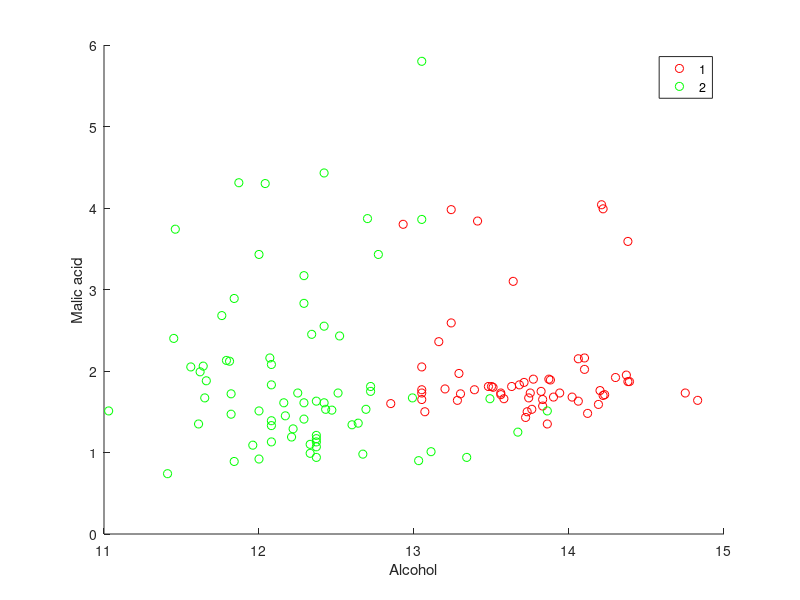
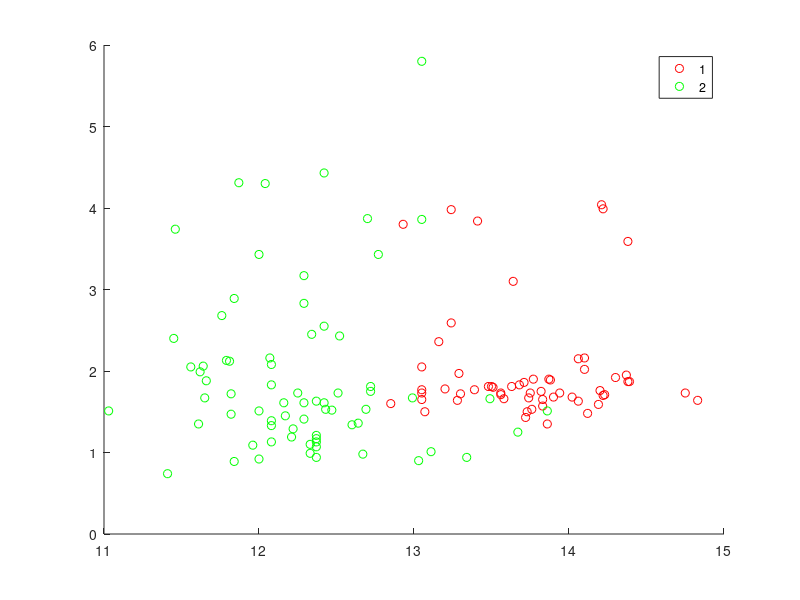

The MATLAB source for these figures, in order: (Note: this script raises an error after producing the figures.)
% SVM classifiation
load('wine.mat');
indices = 1:130;
X = wine(indices,2:3);
Y = wine(indices,1);

figure
gscatter(X(:,1), X(:,2), Y, 'rgb');
xlabel('Alcohol')
ylabel('Malic acid')


% liner SVM, C=1, soft margin
SVMModel = fitcsvm(X,Y, "BoxConstraint", 1);
svInd = SVMModel.IsSupportVector; 
h = 0.1; % Mesh grid step size
[X1,X2] = meshgrid(min(X(:,1)):h:max(X(:,1)), min(X(:,2)):h:max(X(:,2))); % calculate grid points
[~,score] = SVMModel.predict([X1(:),X2(:)]);  % calculate scores at the each grid point
scoreGrid = reshape(score(:,2),size(X1,1),size(X2,2)); 
figure
gscatter(X(:,1), X(:,2), Y, 'rg');
hold on
plot(X(svInd,1),X(svInd,2),'ko','MarkerSize',10, "LineWidth",1) % Mark support vectors
contour(X1,X2,scoreGrid); % draw contour 
contour(X1,X2,scoreGrid, [0 0],'k', "LineWidth", 1); %draw decision bounday
contour(X1,X2,scoreGrid, [1 1],'k'); %draw f(x)=1
contour(X1,X2,scoreGrid, [-1 -1],'k'); %draw f(x)=-1
colorbar;
xlabel('Alcohol')
ylabel('Malic acid')
legend(["class1", "class2", "support vectors", "contour", "decision boundary($f(x)=0$)", "$f(x)=1$", "$f(x)=-1$"], "Interpreter","latex");
hold off

% C=1000, hard margin
SVMModel = fitcsvm(X,Y, "BoxConstraint", 1000);
svInd = SVMModel.IsSupportVector; 
h = 0.1; % Mesh grid step size
[X1,X2] = meshgrid(min(X(:,1)):h:max(X(:,1)), min(X(:,2)):h:max(X(:,2))); % calculate grid points
[~,score] = SVMModel.predict([X1(:),X2(:)]);  % calculate scores at the each grid point
scoreGrid = reshape(score(:,2),size(X1,1),size(X2,2)); 
figure
gscatter(X(:,1), X(:,2), Y, 'rg');
hold on
plot(X(svInd,1),X(svInd,2),'ko','MarkerSize',10, "LineWidth",1) % Mark support vectors
contour(X1,X2,scoreGrid); % draw contour 
contour(X1,X2,scoreGrid, [0 0],'k', "LineWidth", 1); %draw decision bounday
contour(X1,X2,scoreGrid, [1 1],'k'); %draw f(x)=1
contour(X1,X2,scoreGrid, [-1 -1],'k'); %draw f(x)=-1
colorbar;
xlabel('Alcohol')
ylabel('Malic acid')
legend(["class1", "class2", "support vectors", "contour", "decision boundary($f(x)=0$)", "$f(x)=1$", "$f(x)=-1$"], "Interpreter", "latex");
hold off

% RBF kernel, non-linear
SVMModel = fitcsvm(X,Y, "BoxConstraint", 1, "KernelFunction", "gaussian");
svInd = SVMModel.IsSupportVector; 
h = 0.1; % Mesh grid step size
[X1,X2] = meshgrid(min(X(:,1)):h:max(X(:,1)), min(X(:,2)):h:max(X(:,2))); % calculate grid points
[~,score] = SVMModel.predict([X1(:),X2(:)]);  % calculate scores at the each grid point
scoreGrid = reshape(score(:,2),size(X1,1),size(X2,2)); 
figure
gscatter(X(:,1), X(:,2), Y, 'rg');
hold on
plot(X(svInd,1),X(svInd,2),'ko','MarkerSize',10, "LineWidth",1) % Mark support vectors
contour(X1,X2,scoreGrid); % draw contour 
contour(X1,X2,scoreGrid, [0 0],'k', "LineWidth", 1); %draw decision bounday
contour(X1,X2,scoreGrid, [1 1],'k'); %draw f(x)=1
contour(X1,X2,scoreGrid, [-1 -1],'k'); %draw f(x)=-1
colorbar;
xlabel('Alcohol')
ylabel('Malic acid')
legend(["class1", "class2", "support vectors", "contour", "decision boundary($f(x)=0$)", "$f(x)=1$", "$f(x)=-1$"], "Interpreter","latex");
hold off

% multi-class, not 2 class
clear;
load('wine.mat');
X = wine(:,2:3);
Y = wine(:,1);

SVMModel = fitcecoc(X, Y, 'FitPosterior',true);
SVMModel.predict(X(1,:));
gscatter(X(:,1), X(:,2), Y, 'rgb');
hold on;
h=0.1;
[X1,X2] = meshgrid(min(X(:,1)):h:max(X(:,1)), min(X(:,2)):h:max(X(:,2))); 
[~,~,~, posteriors]  = SVMModel.predict([X1(:), X2(:)]);  % calculate scores at the each grid point
scatter(X1(:), X2(:) , 20, posteriors, "filled", "MarkerFaceAlpha", 0.2);
xlabel('Alcohol')
ylabel('Malic acid')
hold off;


% reduction of dimension by PCA->SVM
x = normalize(wine(:,2:end));
y = wine(:,1);
[coeff, score, latent, ~, explained, mu] = pca(x);
score;
figure;
gscatter(score(:,1), score(:,2), y, 'rgb');
xlabel('PC1');
ylabel('PC2');

% 2 class classification
indices = 1:130;
X = score(indices,1:2);
Y = y(indices,1);

SVMModel = fitcsvm(X,Y, "BoxConstraint", 1);
svInd = SVMModel.IsSupportVector; 
h = 0.1; % Mesh grid step size
[X1,X2] = meshgrid(min(X(:,1)):h:max(X(:,1)), min(X(:,2)):h:max(X(:,2))); % calculate grid points
[~,score_] = SVMModel.predict([X1(:),X2(:)]);  % calculate scores at the each grid point
scoreGrid = reshape(score_(:,2),size(X1,1),size(X2,2)); 
figure
gscatter(X(:,1), X(:,2), Y, 'rg');
hold on
plot(X(svInd,1),X(svInd,2),'ko','MarkerSize',10, "LineWidth",1) % Mark support vectors
contour(X1,X2,scoreGrid); % draw contour 
contour(X1,X2,scoreGrid, [0 0],'k', "LineWidth", 1); %draw decision bounday
contour(X1,X2,scoreGrid, [1 1],'k'); %draw f(x)=1
contour(X1,X2,scoreGrid, [-1 -1],'k'); %draw f(x)=-1
colorbar;
xlabel('PC1')
ylabel('PC2')
legend(["class1", "class2", "support vectors", "contour", "decision boundary($f(x)=0$)", "$f(x)=1$", "$f(x)=-1$"], "Interpreter","latex");
hold off

% multi-class
X = score(:,1:2);
Y = y(:,1);
SVMModel = fitcecoc(X, Y, 'FitPosterior',true);
SVMModel.predict(X(1,:));
gscatter(X(:,1), X(:,2), Y, 'rgb');
hold on;
h=0.1;
[X1,X2] = meshgrid(min(X(:,1)):h:max(X(:,1)), min(X(:,2)):h:max(X(:,2))); 
[~,~,~, posteriors]  = SVMModel.predict([X1(:), X2(:)]);  % calculate scores at the each grid point
scatter(X1(:), X2(:) , 20, posteriors, "filled", "MarkerFaceAlpha", 0.2);
xlabel('PC1')
ylabel('PC2')


% https://www.kaggle.com/uciml/breast-cancer-wisconsin-data
% download 'data.csv' from this url 
clear;
data = readmatrix('data.csv');
data(:,3:end);
X = normalize(data(:,3:end));
s = readtable('data.csv');
Y = string(s{:,2});
[coeff, score, latent, ~, explained, mu] = pca(X);
figure;
gscatter(score(:,1), score(:,2), Y, 'rg');
xlabel('PC1');
ylabel('PC2');
hold off;

% C=1, soft margin
X = score(:,1:2);
SVMModel = fitcsvm(X,Y, "BoxConstraint", 1);
svInd = SVMModel.IsSupportVector; 
h = 0.1; % Mesh grid step size
[X1,X2] = meshgrid(min(X(:,1)):h:max(X(:,1)), min(X(:,2)):h:max(X(:,2))); % calculate grid points
[~,score] = SVMModel.predict([X1(:),X2(:)]);  % calculate scores at the each grid point
scoreGrid = reshape(score(:,2),size(X1,1),size(X2,2)); 
figure
gscatter(X(:,1), X(:,2), Y, 'rg');
hold on
plot(X(svInd,1),X(svInd,2),'ko','MarkerSize',10, "LineWidth",1) % Mark support vectors
contour(X1,X2,scoreGrid); % draw contour 
contour(X1,X2,scoreGrid, [0 0],'k', "LineWidth", 1); %draw decision bounday
contour(X1,X2,scoreGrid, [1 1],'k'); %draw f(x)=1
contour(X1,X2,scoreGrid, [-1 -1],'k'); %draw f(x)=-1
colorbar;
xlabel('PC1')
ylabel('PC2')
legend(["class1", "class2", "support vectors", "contour", "decision boundary($f(x)=0$)", "$f(x)=1$", "$f(x)=-1$"], "Interpreter","latex");
hold off

% RBF kernel, non-linear
SVMModel = fitcsvm(X,Y, "BoxConstraint", 1, "KernelFunction", "gaussian");
svInd = SVMModel.IsSupportVector; 
h = 0.1; % Mesh grid step size
[X1,X2] = meshgrid(min(X(:,1)):h:max(X(:,1)), min(X(:,2)):h:max(X(:,2))); % calculate grid points
[~,score] = SVMModel.predict([X1(:),X2(:)]);  % calculate scores at the each grid point
scoreGrid = reshape(score(:,2),size(X1,1),size(X2,2)); 
figure
gscatter(X(:,1), X(:,2), Y, 'rg');
hold on
plot(X(svInd,1),X(svInd,2),'ko','MarkerSize',10, "LineWidth",1) % Mark support vectors
contour(X1,X2,scoreGrid); % draw contour 
contour(X1,X2,scoreGrid, [0 0],'k', "LineWidth", 1); %draw decision bounday
contour(X1,X2,scoreGrid, [1 1],'k'); %draw f(x)=1
contour(X1,X2,scoreGrid, [-1 -1],'k'); %draw f(x)=-1
colorbar;
xlabel('PC1')
ylabel('PC2')
legend(["class1", "class2", "support vectors", "contour", "decision boundary($f(x)=0$)", "$f(x)=1$", "$f(x)=-1$"], "Interpreter","latex");
hold off


% hyperparameter tuning, grid-search
SVMModel = fitcsvm(X, Y, "KernelFunction", "gaussian", ...
    'OptimizeHyperparameters','auto',...
    'HyperparameterOptimizationOptions',struct('AcquisitionFunctionName',...
    'expected-improvement-plus', "Optimizer", "gridsearch"));


% plot result of grid-search
svInd = SVMModel.IsSupportVector; 
h = 0.1; % Mesh grid step size
[X1,X2] = meshgrid(min(X(:,1)):h:max(X(:,1)), min(X(:,2)):h:max(X(:,2))); % calculate grid points
[~,score] = SVMModel.predict([X1(:),X2(:)]);  % calculate scores at the each grid point
scoreGrid = reshape(score(:,2),size(X1,1),size(X2,2)); 
figure
gscatter(X(:,1), X(:,2), Y, 'rg');
hold on
plot(X(svInd,1),X(svInd,2),'ko','MarkerSize',10, "LineWidth",1) % Mark support vectors
contour(X1,X2,scoreGrid); % draw contour 
contour(X1,X2,scoreGrid, [0 0],'k', "LineWidth", 1); %draw decision bounday
contour(X1,X2,scoreGrid, [1 1],'k'); %draw f(x)=1
contour(X1,X2,scoreGrid, [-1 -1],'k'); %draw f(x)=-1
colorbar;
xlabel('PC1')
ylabel('PC2')
legend(["class1", "class2", "support vectors", "contour", "decision boundary($f(x)=0$)", "$f(x)=1$", "$f(x)=-1$"], "Interpreter","latex");
hold off